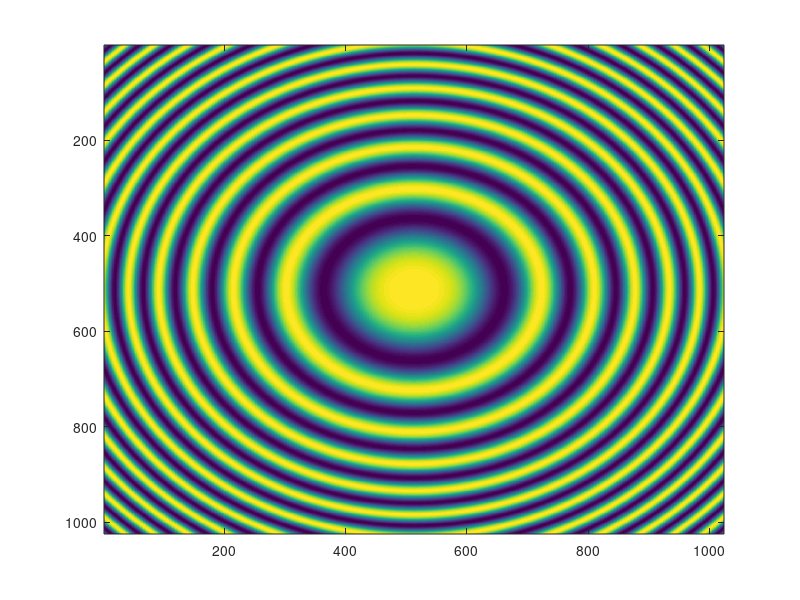

This chart was generated by the following MATLAB code:
function I = finchH(xs,ys,zs,theta)
% FINCH Microscopy
% Optics Letters 32(8) 912 (2007)

if nargin<=1
    xs = 0;
    ys = 0;
    zs = 0.0;
end
if nargin == 3 || nargin == 0
    theta = 0.0; % radians
end

wave = 0.0005;
a = 430; 
f = 250;


d1 = 132;
d2 = 260;

gamma = (d2-a-zs*(d1*a+d2*f-a*f+d2*a-d1*d2)/f^2)/(1-zs*(a+f-d1)/f^2);

N = 8*128;
x = linspace(-1,1,N);
[xx, yy] = meshgrid(x);

amp = exp((1j*pi/wave/gamma)*((xx + a*xs/f).^2 + (yy + a*ys/f).^2)+1j*theta);

I = 2 + amp + conj(amp);

if nargout == 0
    figure();
    imagesc(I);
end